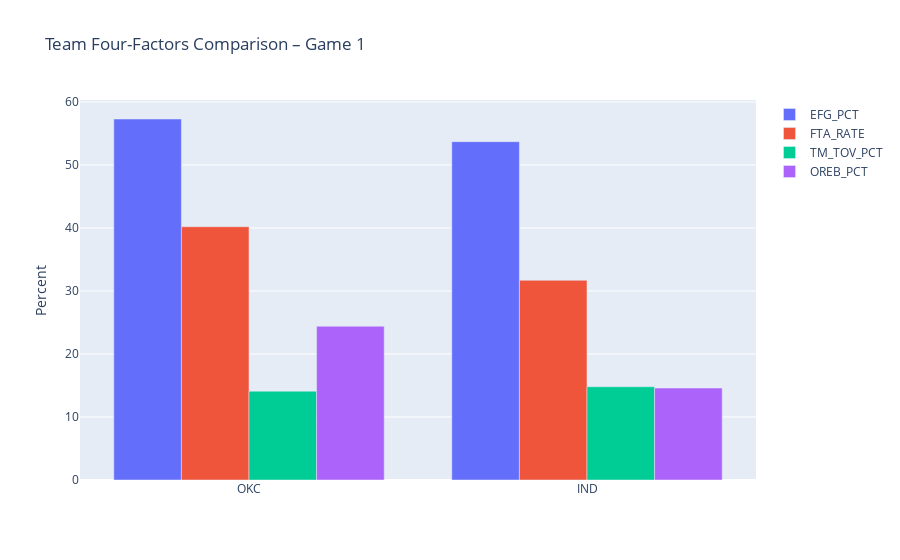

The cell this chart's notebook holds for it:
### Code cell
import plotly.express as px

# pick the four factors from your DataFrame
cols = ['EFG_PCT', 'FTA_RATE', 'TM_TOV_PCT', 'OREB_PCT']
df = teams_four_factors.copy()

# If these are on a 0–1 scale, convert to percentages
for c in cols:
    if df[c].max() <= 1:
        df[c] *= 100

fig = px.bar(
    df,
    x='TEAM_ABBREVIATION',
    y=cols,
    barmode='group',
    labels={'value':'Percent', 'variable':'Factor'},
    title='Team Four-Factors Comparison – Game 1'
)
fig.update_layout(xaxis_title='', legend_title='')
fig.show()

### Figure 1 — Plotly figure (JSON) as saved in the notebook; plotly's stock layout.template omitted (floating-point values rounded to 4 significant figures)
{"data": [{"alignmentgroup": "True", "hovertemplate": "Factor=EFG_PCT<br>TEAM_ABBREVIATION=%{x}<br>Percent=%{y}<extra></extra>", "legendgroup": "EFG_PCT", "marker": {"color": "#636efa", "pattern": {"shape": ""}}, "name": "EFG_PCT", "offsetgroup": "EFG_PCT", "orientation": "v", "showlegend": true, "textposition": "auto", "type": "bar", "x": ["OKC", "IND"], "xaxis": "x", "y": [57.3, 53.7], "yaxis": "y"}, {"alignmentgroup": "True", "hovertemplate": "Factor=FTA_RATE<br>TEAM_ABBREVIATION=%{x}<br>Percent=%{y}<extra></extra>", "legendgroup": "FTA_RATE", "marker": {"color": "#EF553B", "pattern": {"shape": ""}}, "name": "FTA_RATE", "offsetgroup": "FTA_RATE", "orientation": "v", "showlegend": true, "textposition": "auto", "type": "bar", "x": ["OKC", "IND"], "xaxis": "x", "y": [40.2, 31.7], "yaxis": "y"}, {"alignmentgroup": "True", "hovertemplate": "Factor=TM_TOV_PCT<br>TEAM_ABBREVIATION=%{x}<br>Percent=%{y}<extra></extra>", "legendgroup": "TM_TOV_PCT", "marker": {"color": "#00cc96", "pattern": {"shape": ""}}, "name": "TM_TOV_PCT", "offsetgroup": "TM_TOV_PCT", "orientation": "v", "showlegend": true, "textposition": "auto", "type": "bar", "x": ["OKC", "IND"], "xaxis": "x", "y": [14.1, 14.8], "yaxis": "y"}, {"alignmentgroup": "True", "hovertemplate": "Factor=OREB_PCT<br>TEAM_ABBREVIATION=%{x}<br>Percent=%{y}<extra></extra>", "legendgroup": "OREB_PCT", "marker": {"color": "#ab63fa", "pattern": {"shape": ""}}, "name": "OREB_PCT", "offsetgroup": "OREB_PCT", "orientation": "v", "showlegend": true, "textposition": "auto", "type": "bar", "x": ["OKC", "IND"], "xaxis": "x", "y": [24.4, 14.6], "yaxis": "y"}], "layout": {"barmode": "group", "legend": {"title": {"text": ""}, "tracegroupgap": 0}, "title": {"text": "Team Four-Factors Comparison – Game 1"}, "xaxis": {"anchor": "y", "domain": [0, 1], "title": {"text": ""}}, "yaxis": {"anchor": "x", "domain": [0, 1], "title": {"text": "Percent"}}}}
